Frame 1 (no input): blank canvas, image omitted
Frame 60 (no input): blank canvas, image omitted
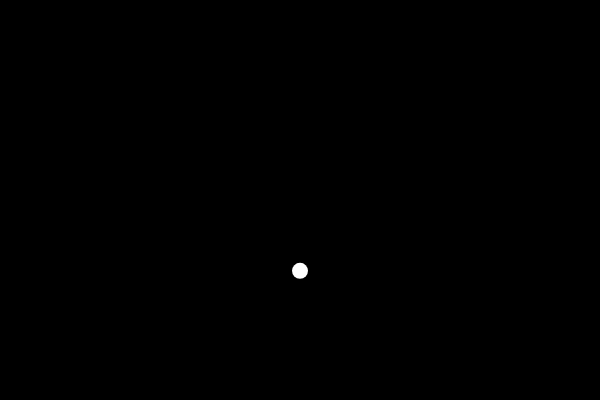
Frame 120 (the mouse pressed at the canvas centre since frame 60)

The p5.js sketch whose frames 1 and 60 were blank and that drew this single picture after the mouse press (run headless with seeded random() and noise() and a simulated clock; from frame 60 on, the mouse is pressed at the canvas centre):

// p5.js sketch
// ── sketch.js
let balls = [];

function setup() {
  createCanvas(600, 400);
}

function mousePressed() {
  let b = new Ball(mouseX, mouseY);
  balls.push(b);
}

function draw() {
  background(0);
  for (let b of balls) {
    b.show();
    b.move();
    b.bounce();
  }
}

// ── Ball.js
class Ball {
  constructor(x, y) {
    this.x = x;
    this.y = y;
    this.r = 8;
    this.g = 0.2;
    this.yspeed = 2;
  }

  show() {
    noStroke();
    fill(255);
    ellipse(this.x, this.y, this.r * 2);
  }

  move() {
    this.y += this.yspeed;
    this.yspeed += this.g;
  }

  bounce() {
    if (this.y > height - this.r) {
      this.yspeed *= -0.84;
    }
  }
}
